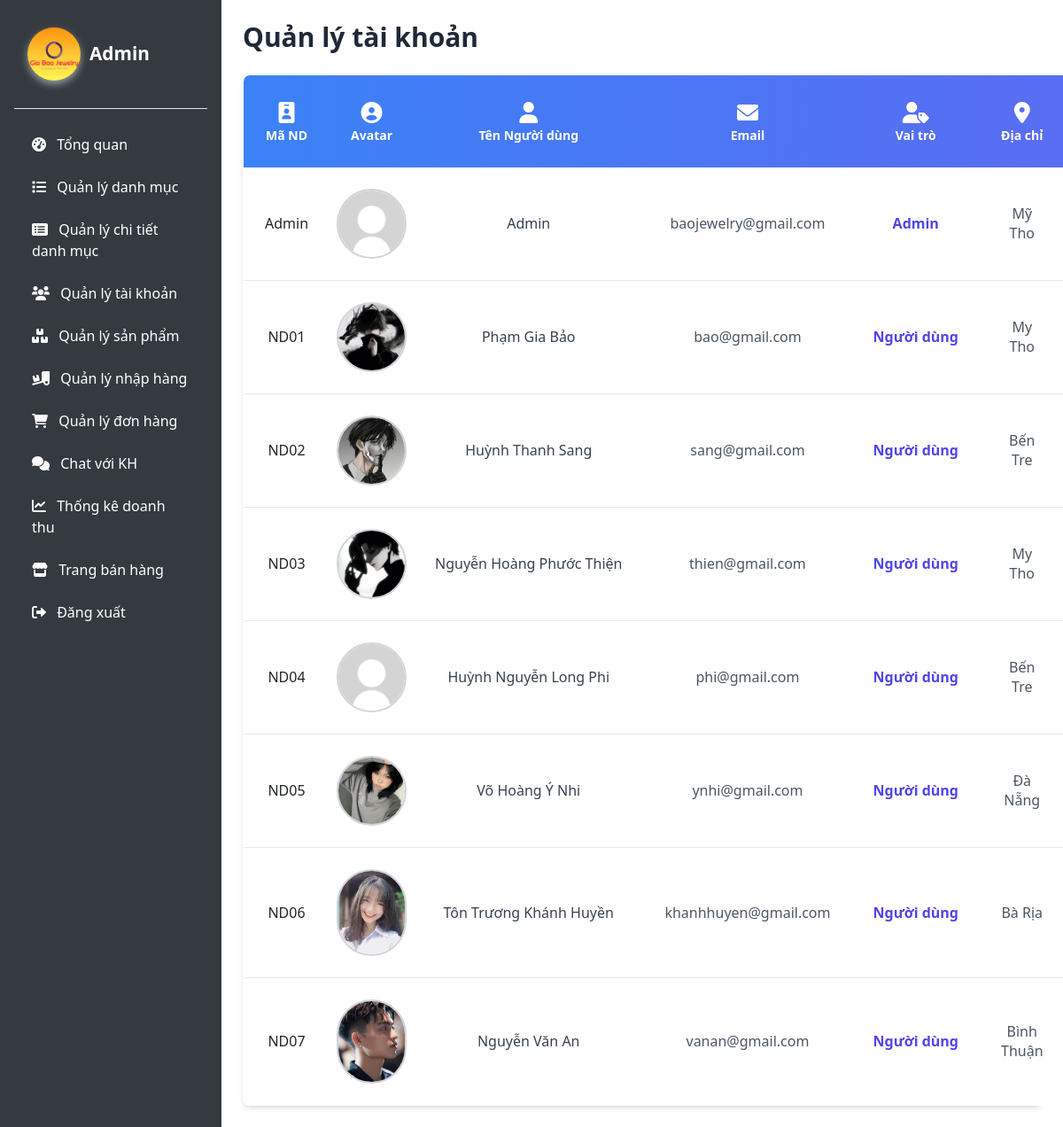
/admin/quanlytaikhoan.php, run on the app's committed database.
### tables this page shows
CREATE TABLE `nguoidung` (
  `MaND` varchar(255) NOT NULL,
  `TenND` varchar(255) NOT NULL,
  `MatKhau` varchar(255) NOT NULL,
  `Email` varchar(255) NOT NULL,
  `NgaySinh` varchar(255) DEFAULT NULL,
  `DiaChi` varchar(255) DEFAULT NULL,
  `Phai` varchar(255) DEFAULT NULL,
  `avt` varchar(255) DEFAULT NULL,
  `HoTen` varchar(255) DEFAULT NULL
);

### admin/quanlytaikhoan.php (the view, shortened to what this page needs)
<?php
include '../managerchat/listchat.php';
$query = "SELECT MaND, HoTen, MatKhau, Email, NgaySinh, DiaChi, Phai, avt FROM nguoidung";
$result = mysqli_query($conn, $query);
?>
<html lang="vi">
<head>
    <link href="https://cdn.jsdelivr.net/npm/bootstrap@5.3.0/dist/css/bootstrap.min.css" rel="stylesheet">
    <link href="https://cdnjs.cloudflare.com/ajax/libs/font-awesome/6.0.0/css/all.min.css" rel="stylesheet">
    <link rel="stylesheet" href="../assets/admins.css">
    <script src="https://cdn.tailwindcss.com"></script>
</head>
<body>
    <div class="d-flex">
        <div class="sidebar d-flex flex-column p-3">
            <div class="d-flex align-items-center border-bottom pb-3 mb-3">
                <div class="admin-info">
                    <img src="../images/logo.jpg" alt="Admin">
                    <span>Admin</span>
                </div>
            </div>
            <a href="admin.php"><i class="fas fa-tachometer-alt me-2"></i> Tổng quan</a>
            <a href="quanlydanhmuc.php"><i class="fas fa-list me-2"></i> Quản lý danh mục</a>
            <a href="chitietdanhmuc.php"><i class="fas fa-list-alt me-2"></i> Quản lý chi tiết danh mục</a>
            <a href="quanlytaikhoan.php"><i class="fas fa-users me-2"></i> Quản lý tài khoản</a>
            <a href="quanlysanpham.php"><i class="fas fa-boxes me-2"></i> Quản lý sản phẩm</a>
            <a href="quanlynhaphang.php"><i class="fas fa-truck-loading me-2"></i> Quản lý nhập hàng</a>
            <a href="quanlydonhang.php"><i class="fas fa-shopping-cart me-2"></i> Quản lý đơn hàng</a>
            <a href="quanlychat.php"><i class="fas fa-comments me-2"></i> Chat với KH</a>
            <a href="doanhthu.php"><i class="fas fa-chart-line me-2"></i> Thống kê doanh thu</a>
            <a href="../actions/logout.php"><i class="fas fa-store me-2"></i> Trang bán hàng</a>
            <a href="../views/login.php"><i class="fas fa-sign-out-alt me-2"></i> Đăng xuất</a>
        </div>
        <div class="p-4 bg-white w-[calc(100%-250px)] h-screen overflow-y-auto">
            <div class="flex justify-between items-center mb-6">
                <h2 class="text-3xl font-extrabold text-gray-800">Quản lý tài khoản</h2>
            </div>
            <div class=" rounded-lg shadow-md flex-grow md:w-[100%] w-full">
                <table class="min-w-full bg-white border border-gray-200 rounded-lg overflow-hidden text-center">
                    <thead class="bg-gradient-to-r from-blue-500 to-indigo-500 text-white">
                        <tr>
                            <th class="py-3 px-4 text-sm font-semibold break-words w-24"> <i class="fas fa-id-badge text-2xl"></i><br>Mã ND</th>
                            <th class="py-3 px-4 text-sm font-semibold break-words w-32"> <i class="fas fa-user-circle text-2xl"></i><br>Avatar</th>
                            <th class="py-3 px-4 text-sm font-semibold break-words w-40"> <i class="fas fa-user text-2xl"></i><br>Tên Người dùng</th>
                            <th class="py-3 px-4 text-sm font-semibold break-words w-48"> <i class="fas fa-envelope text-2xl"></i><br>Email</th>
                            <th class="py-3 px-4 text-sm font-semibold break-words w-32"> <i class="fas fa-user-tag text-2xl"></i><br>Vai trò</th>
                            <th class="py-3 px-4 text-sm font-semibold break-words w-48"> <i class="fas fa-map-marker-alt text-2xl"></i><br>Địa chỉ</th>
                        </tr>
                    </thead>
                    <tbody class="divide-y divide-gray-200">
                    <?php
                    if (mysqli_num_rows($result) > 0) {
                        while ($row = mysqli_fetch_assoc($result)) {
                            if (strpos($row['MaND'], 'Admin') !== false) {
                                $vaiTro = 'Admin';
                            } elseif (strpos($row['MaND'], 'ND') !== false) {
                                $vaiTro = 'Người dùng';
                            } else {
                                $vaiTro = 'Không xác định';
                            }
                            $avatar = !empty($row['avt']) ? '../' . $row['avt'] : '../images/macdinh.jpg';
                            echo '<tr class="hover:bg-blue-300 transition">';
                            echo '<td class="py-4 px-4 break-words">' . $row['MaND'] . '</td>';
                            echo '<td class="py-4 px-2">';
                            echo '<img class="w-full h-55 rounded-full border-2 border-gray-300 mx-auto" src="' . $avatar . '" alt="Avatar">';
                            echo '</td>';
                            echo '<td class="py-4 px-6 font-medium text-gray-700  whitespace-nowrap break-words">' . $row['HoTen'] . '</td>';
                            echo '<td class="py-4 px-4 text-gray-600 break-words">' . $row['Email'] . '</td>';
                            echo '<td class="py-4 px-6 font-semibold text-indigo-600  whitespace-nowrap break-words">' . $vaiTro . '</td>';
                            echo '<td class="py-4 px-4 text-gray-600 break-words">' . $row['DiaChi'] . '</td>';
                            echo '</tr>';
                        }
                    } else {
                        echo '<tr><td colspan="9" class="text-center py-4">Không có dữ liệu</td></tr>';
                    }
                    ?>
                    </tbody>
                </table>
            </div>
        </div>
    </div>
</body>
</html>

### assets/admins.css (style rules this page uses)
body { background-color: #f8f9fa; }
.sidebar { width: 250px; height: 100vh; background: #343a40; color: white; }
.sidebar a { color: white; text-decoration: none; display: block; padding: 12px 20px; transition: all 0.3s ease-in-out; position: relative; }
.sidebar a i { transition: transform 0.3s; }
.admin-info { display: flex; align-items: center; padding: 15px; border-radius: 10px; transition: transform 0.3s ease-in-out; }
.admin-info img { width: 60px; height: 60px; border-radius: 50%; box-shadow: 0px 4px 8px rgba(255, 255, 255, 0.5); transition: box-shadow 0.3s ease-in-out; }
.admin-info span { font-size: 1.3rem; font-weight: bold; color: white; margin-left: 10px; }

### data on the page
nguoidung: MaND "Admin", HoTen "Admin", Email "baojewelry@gmail.com", DiaChi "Mỹ Tho"
nguoidung: MaND "ND01", avt (picture), HoTen "Phạm Gia Bảo", Email "bao@gmail.com", MaND "Người dùng", DiaChi "My Tho"
nguoidung: MaND "ND02", avt (picture), HoTen "Huỳnh Thanh Sang", Email "sang@gmail.com", MaND "Người dùng", DiaChi "Bến Tre"
nguoidung: MaND "ND03", avt (picture), HoTen "Nguyễn Hoàng Phước Thiện", Email "thien@gmail.com", MaND "Người dùng", DiaChi "My Tho"
nguoidung: MaND "ND04", HoTen "Huỳnh Nguyễn Long Phi", Email "phi@gmail.com", MaND "Người dùng", DiaChi "Bến Tre"
nguoidung: MaND "ND05", avt (picture), HoTen "Võ Hoàng Ý Nhi", Email "ynhi@gmail.com", MaND "Người dùng", DiaChi "Đà Nẵng"
nguoidung: MaND "ND06", avt (picture), HoTen "Tôn Trương Khánh Huyền", Email "khanhhuyen@gmail.com", MaND "Người dùng", DiaChi "Bà Rịa"
nguoidung: MaND "ND07", avt (picture), HoTen "Nguyễn Văn An", Email "vanan@gmail.com", MaND "Người dùng", DiaChi "Bình Thuận"
